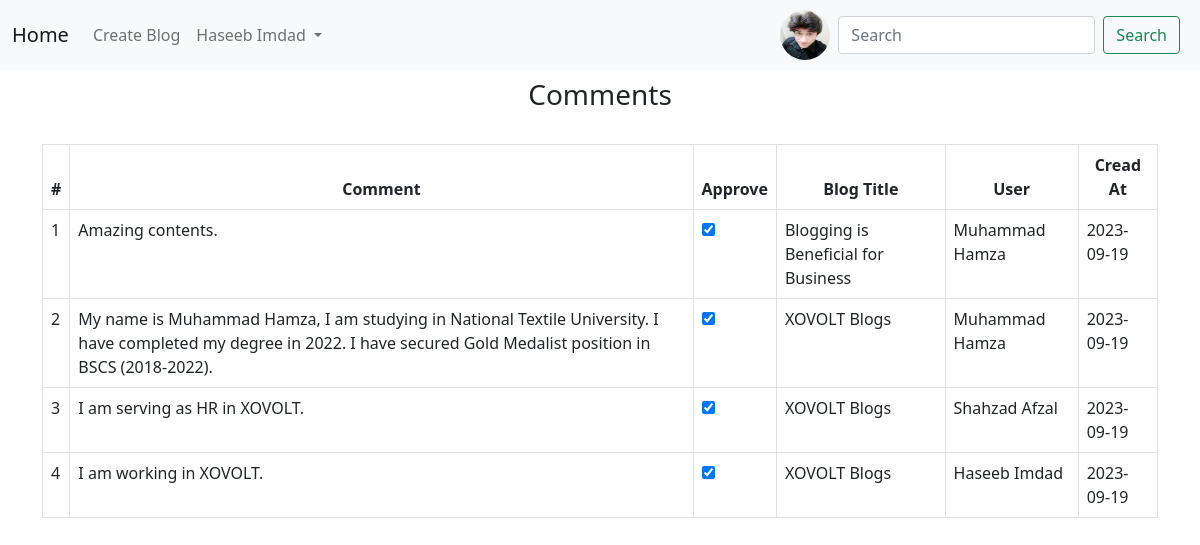
/comment-section (signed in), run on an earlier commit of the app's database.
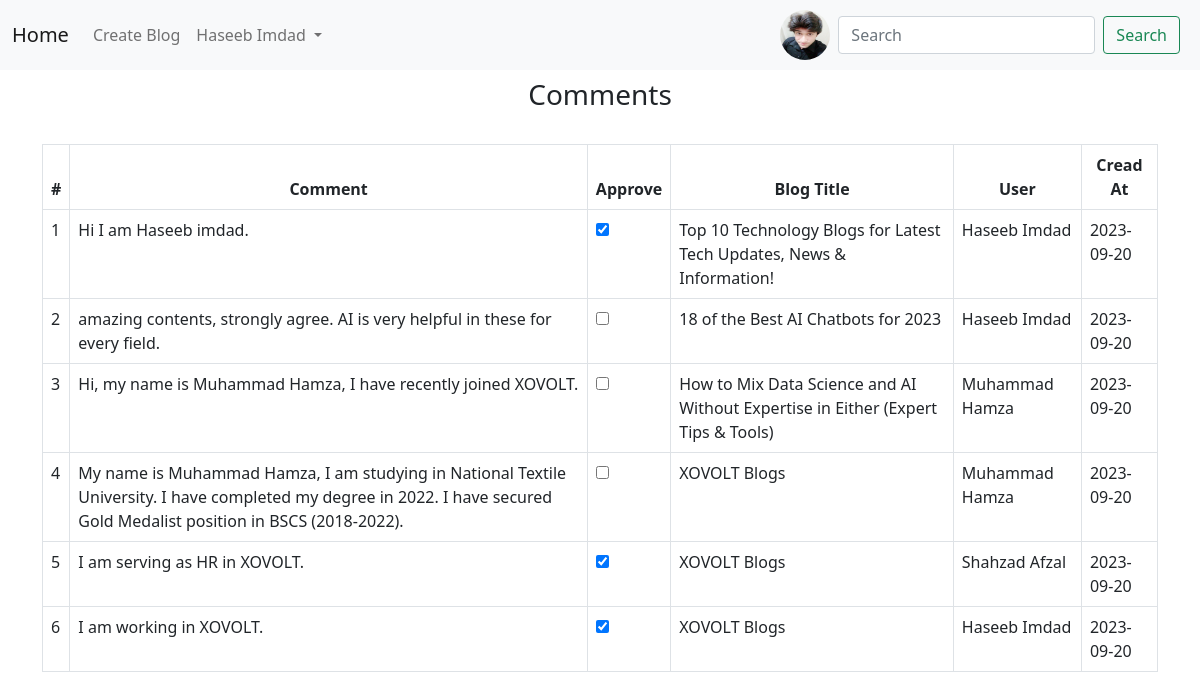
And on a later commit of the database.
### blogApp/models.py (models this page shows, shortened)
class MyUser(models.Model):
    name            =models.CharField(max_length=200)
    email           =models.EmailField(max_length=200)
    userImage       =models.ImageField(upload_to='upload/users/')
    password        =models.CharField(max_length=200)
    createdat       =models.DateTimeField(db_column='createdAt', blank=True, null=True, auto_now_add=True)
    updatedat       =models.DateTimeField(db_column='updatedAt', blank=True, null=True, auto_now=True)
    class Meta:
        verbose_name_plural = "Users"

class Comments(models.Model):
    blogID = models.ForeignKey(Blogs, on_delete=models.CASCADE)
    userID = models.ForeignKey(MyUser, on_delete=models.CASCADE)
    comment = models.TextField()
    approved = models.BooleanField(default=False)
    createdat = models.DateTimeField(
        db_column='createdAt', blank=True, null=True, auto_now_add=True)
    updatedat = models.DateTimeField(
        db_column='updatedAt', blank=True, null=True, auto_now=True)
    class Meta:
        verbose_name_plural = "Comments"

class Blogs(models.Model):
    title = models.CharField(max_length=200)
    description =tinymce_models.HTMLField()
    headerImage   =models.ImageField(upload_to='upload/blogs/',null=True, default=None)
    createdat = models.DateTimeField(
        db_column='createdAt', blank=True, null=True, auto_now_add=True)
    updatedat = models.DateTimeField(
        db_column='updatedAt', blank=True, null=True, auto_now=True)
    class Meta:
        verbose_name_plural = "Blogs"

### blogApp/views.py (the view)
# urls.py: path('comment-section', views.CommentSection, name="CommentSection"),
@api_login_required
def CommentSection(request):
    if request.method == "GET":
        comments=Comments.objects.all().order_by("-id")
        if user := checkUserInSession(request):
            context = {"comments": comments, "user": user}
            return render(request, "comments.html", context)

### blogApp/views.py (called while the page is built)
def checkUserInSession(request):
    if user_id := request.session.get("user_id"):
        if admin := request.session.get("admin"):
            return User.objects.get(id=user_id)
        return MyUser.objects.get(id=user_id)
    else:
        return False

### templates/comments.html (shortened to what this page needs)
{% extends "base.html"%}
{% block content %}
    {% if comments %}
        <h3 class="text-center mt-2">Comments</h3>
        <div class="table-responsive">
            <table class="table table-bordered table-hover mt-4">
                <thead>
                    <tr class="text-center">
                    <th scope="col">#</th>
                    <th scope="col">Comment</th>
                    <th scope="col">Approve</th>
                    <th scope="col">Blog Title</th>
                    <th scope="col">User</th>
                    <th scope="col">Cread At</th>
                    </tr>
                </thead>
                <tbody>
                    {% for comment in comments %}
                        <tr>
                            <td>{{ forloop.counter }}</td>
                            <td>{{comment.comment}}</td>
                            {% if comment.approved %}
                                <td> <input type="checkbox" checked="checked" onchange="handleCheckboxChange(this, '{{ comment.id }}')"></td>
                            {% else %}
                                <td>  <input type="checkbox" onchange="handleCheckboxChange(this, '{{ comment.id }}')"></td>
                            {% endif %}
                            <td>{{comment.blogID.title}}</td>
                            <td>{{comment.userID.name}}</td>
                            <td>{{ comment.updatedat|date:'Y-m-d' }}</td>
                        </tr>
                    {% endfor %}
                </tbody>
            </table>
        </div>
    {% endif %}
{% endblock %}

### templates/base.html (shortened to what this page needs)
{% load static %}
<!doctype html>
<html lang="en">
  <head>
    <link href="https://cdn.jsdelivr.net/npm/bootstrap@5.0.2/dist/css/bootstrap.min.css" rel="stylesheet">
    <link rel="stylesheet" type="text/css" href="{% static 'css/home.css' %}">
  </head>
  <body>
    <nav class="navbar navbar-expand-lg navbar-light bg-light">
  <div class="container-fluid">
    {% if request.session.user_id %}
    <a class="navbar-brand" href="/home">Home</a>
    {% else %}
    <a class="navbar-brand" href="#">Home</a>
    {% endif %}
    <div class="collapse navbar-collapse" id="navbarSupportedContent">
      <ul class="navbar-nav me-auto mb-2 mb-lg-0">
        {% if request.session.user_id %}
        <li class="nav-item">
            <a class="nav-link" aria-current="page" href="/blogs">Create Blog</a>
        </li>
        <li class="nav-item dropdown">
          <a class="nav-link dropdown-toggle" href="#" id="navbarDropdown" role="button" data-bs-toggle="dropdown" aria-expanded="false">
            {% if user.name %}
            {{user.name}}
            {% else %}
            {{user.first_name}}
            {% endif %}
          </a>
        </li>
        {% endif%}
      </ul>
      {% if request.session.user_id %}
        {% if user.userImage %}
          <img src="{{ user.userImage.url }}" alt="User" style="border-radius: 50%;" width="50" height="50">
        {% endif %}
      {% endif %}
      <form class="d-flex p-2">
        <input class="form-control me-2" type="search" placeholder="Search" aria-label="Search">
        <button class="btn btn-outline-success" type="button">Search</button>
      </form>
    </div>
  </div>
</nav>
    <div class="container">
        {% block content %}
        {% endblock %}
    </div>
  </body>
</html>

### static/css/home.css (style rules this page uses)
a { text-decoration: none; }

What changed in the data, as far as the page shows it:
removed Comments: comment "Amazing contents.", blogID "Blogging is Beneficial for Business", userID.name "Muhammad Hamza", updatedat "2023-09-19"
added Comments: comment "Hi I am Haseeb imdad.", blogID "Top 10 Technology Blogs for Latest Tech Updates, News & Information!", userID.name "Haseeb Imdad", updatedat "2023-09-20"
added Comments: comment "amazing contents, strongly agree. AI is very helpful in these for every field.", blogID "18 of the Best AI Chatbots for 2023", userID.name "Haseeb Imdad", updatedat "2023-09-20"
added Comments: comment "Hi, my name is Muhammad Hamza, I have recently joined XOVOLT.", blogID "How to Mix Data Science and AI Without Expertise in Either (Expert Tips & Tools)", userID.name "Muhammad Hamza", updatedat "2023-09-20"
changed Comments (number 4 of 6 on the later page): approved True → False (drawn); updatedat "2023-09-19" → "2023-09-20"; id "☑" → "☐"
changed Comments "I am serving as HR in XOVOLT.": updatedat "2023-09-19" → "2023-09-20"
changed Comments "I am working in XOVOLT.": updatedat "2023-09-19" → "2023-09-20"
